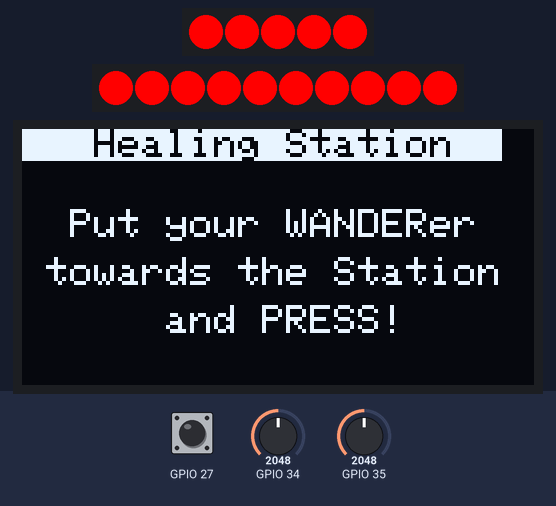
The sketch below on a simulated ESP32. Shown: 5 RGB LEDs in strip order, left to right, 10 RGB LEDs in strip order, left to right, 128×64 one-colour display. Inputs (shaded band) come from the test bench; at power-on: GPIO 27 LOW, GPIO 34 = 2048, GPIO 35 = 2048. WiFi joins after 1.5 s; servers stay silent unless stated; EEPROM starts erased; what the sketch prints to the serial monitor is not drawn.

Above: at 1.4 s.
1.5 s: GPIO 27 pulled HIGH for 0.15 s
Timing chart, 0 to 4.5 s (numbered marks = the images above; inputs shaded):
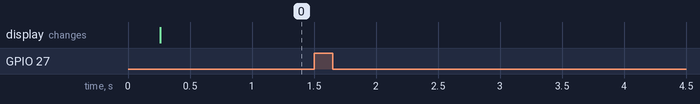

Measured:
- after the input at 1.5 s, every drawn part: stays the same

The sketch:

HealingStation.ino
```cpp
// upload this code whenever you want to start testing
// comment out the clearEEPROM() function when used on real game

#include <EEPROM.h>
#include "ENITIO_ir.h"
#include "ENITIO_enums.h"
#include "ENITIO_ESPNOW.h"
#include "ENITIO_NeoPixel.h"
#include "ENITIO_joystick.h"

#include <SPI.h>
#include <Wire.h>
#include <Adafruit_GFX.h>
#include <Adafruit_SSD1306.h>

#define SCREEN_WIDTH 128 // OLED display width, in pixels
#define SCREEN_HEIGHT 64 // OLED display height, in pixels

// Declaration for an SSD1306 display connected to I2C (SDA, SCL pins)
// The pins for I2C are defined by the Wire-library.
// On an arduino UNO:       A4(SDA), A5(SCL)
// On an arduino MEGA 2560: 20(SDA), 21(SCL)
// On an arduino LEONARDO:   2(SDA),  3(SCL), ...

// the font height for font size 1 is 8
#define OLED_RESET     -1 // Reset pin # (or -1 if sharing Arduino reset pin)
#define SCREEN_ADDRESS 0x3C ///< See datasheet for Address; 0x3D for 128x64, 0x3C for 128x32
Adafruit_SSD1306 display(SCREEN_WIDTH, SCREEN_HEIGHT, &Wire, OLED_RESET);

#define EEPROM_SIZE 10

#define ENABLE_add 0  // 0 means Treasure has not been initialized, 1 means already initialized

#define R_ON 255
#define G_ON 0
#define B_ON 0

int HEALING_STATION_INITIAL_HP;
int HEALING_STATION_ACTION_RECV_WAIT;
int HEALING_STATION_RECOVER_DURATION;

#define HEAL_MANA 14

class HealingStation
{
  private:
    int HP;
    unsigned long last_healing_request = 0;
    unsigned long timeleftToRecover = 0;

  public:

    int OG_, ID_, En_, action_;

    void init_treasure(){
      EEPROM.write(ENABLE_add, 1);
      EEPROM.commit();
      HP = HEALING_STATION_INITIAL_HP;
    };

    // void receiveAction() {
    //   int currStatus = EEPROM.read(ENABLE_add);
    //   unsigned long currTime = millis();
    //   if (currStatus == 1 && HealingStation_IR.available()) {
    //       ir_signal IRsignal_ = HealingStation_IR.read();

    //       if (currTime - last_healing_request >= HEALING_STATION_ACTION_RECV_WAIT){
    //           Serial.println("Initiate Healing Request");
    //           OG_ = IRsignal_.address.digit2;
    //           ID_ = IRsignal_.address.digit0 + (IRsignal_.address.digit1 << 4);

    //           En_ = IRsignal_.command.digit1;
    //           action_ = IRsignal_.command.digit0;

    //           Serial.printf("%d %d %d %d \n", action_, En_, ID_, OG_);

    //           if ((action_ == collect) || (action_ == heal_request)) {
    //               heal_player(OG_, ID_);
    //               HP--;
    //               Serial.print(HP); Serial.println(" Before Station Closes");
    //               if (HP == 0) {
    //                   Serial.println("Closing Healing Station");
    //                   HealingStation_NeoPixel.off_FRONT();
    //                   HealingStation_NeoPixel.off_TOP();
    //                   healing_station.display_no_hp();
    //                   EEPROM.write(ENABLE_add, 2);
    //                   EEPROM.commit();
    //               }
    //           }
    //           last_healing_request = currTime;
    //       }
    //   } else if (currStatus == 2) {
    //       timeleftToRecover = max(int(HEALING_STATION_RECOVER_DURATION - (currTime - last_healing_request)), 0);
    //       if (timeleftToRecover == 0) {
    //         Serial.println("Reopening Healing Station");
    //         HP = HEALING_STATION_INITIAL_HP;
    //         EEPROM.write(ENABLE_add, 1);
    //         EEPROM.commit();
    //         HealingStation_NeoPixel.displayRGB_FRONT(R_ON, B_ON, G_ON);
    //         HealingStation_NeoPixel.displayRGB_TOP(R_ON, B_ON, G_ON);
    //       }
    //   }
    // };

    void HealingLoop(){
      int currStatus = EEPROM.read(ENABLE_add);
      unsigned long currTime = millis();
      if (currStatus == 1){
        handleJoystick();
      }
      else if (currStatus == 2){
        timeleftToRecover = max(int(HEALING_STATION_RECOVER_DURATION - (currTime - last_healing_request)), 0);
        display_no_hp(timeleftToRecover);
        if (timeleftToRecover == 0) {
          Serial.println("Reopening Healing Station");
          HP = HEALING_STATION_INITIAL_HP;
          EEPROM.write(ENABLE_add, 1);
          EEPROM.commit();
          HealingStation_NeoPixel.displayRGB_FRONT(R_ON, B_ON, G_ON);
          HealingStation_NeoPixel.displayRGB_TOP(R_ON, B_ON, G_ON);
        }
      }
    }

    void handleJoystick(){
      joystick_pos joystick_pos = HealingStation_joystick.read_Joystick();
      if (HealingStation_joystick.get_state() == 0) {
        switch (joystick_pos){
            case button:
              heal_player();
              HealingStation_joystick.set_state();
              HP--;
              Serial.print(HP); Serial.println(" Before Station Closes");
              if (HP == 0) {
                  Serial.println("Closing Healing Station");
                  HealingStation_NeoPixel.off_FRONT();
                  HealingStation_NeoPixel.off_TOP();
                  EEPROM.write(ENABLE_add, 2);
                  EEPROM.commit();
                  last_healing_request = millis();
              }
              break;

            case idle:
              break;

            default:
              HealingStation_joystick.set_state();
              break;
          }
      }
    }

    void heal_player(){
      uint16_hex_digits address_digits, command_digits;

      address_digits.digit0 = 0;
      address_digits.digit2 = 0;

      command_digits.digit0 = heal;

      command_digits.digit1 = HEAL_MANA;

      ir_signal send_signal;

      send_signal.address = address_digits;
      send_signal.command = command_digits;

      HealingStation_IR.send(send_signal, 1);
    } ;

    void display_not_playing_yet(){
      display.clearDisplay();
      display.setTextSize(1); // Draw SIZE
      display.setTextColor(SSD1306_BLACK, SSD1306_WHITE); // Draw 'inverse' text
      display.setCursor(0, 0);
      display.println(F("   Healing Station  "));

      display.setCursor(0, 16);
      display.setTextColor(SSD1306_WHITE); // Draw white text
      display.println("Hold on!!");
      display.setCursor(0, 30);
      display.println("The game has not");
      display.println("started yet.");
      display.display();
    };

    void display_in_game(){
      int currStatus = EEPROM.read(ENABLE_add);
      if(currStatus == 1) {
        display.clearDisplay();\
        display.setTextSize(1); // Draw SIZE
        display.setTextColor(SSD1306_BLACK, SSD1306_WHITE); // Draw 'inverse' text
        display.setCursor(0, 0);
        display.println(F("   Healing Station  "));

        display.setCursor(0, 20);
        display.setTextSize(1);      // Normal 1:1 pixel scale
        display.setTextColor(SSD1306_WHITE); // Draw white text
        display.println("  Put your WANDERer  ");
        display.setCursor(0, 32);
        display.println(" towards the Station ");
        display.setCursor(0, 44);
        display.println("      and PRESS!     ");

        display.display();
      }
    };

    void display_no_hp(int this_timeleftToRecover){
      display.clearDisplay();
      display.setTextSize(1); // Draw SIZE
      display.setTextColor(SSD1306_BLACK, SSD1306_WHITE); // Draw 'inverse' text
      display.setCursor(0, 0);
      display.println(F("   Healing Station  "));

      display.setCursor(0, 24);
      display.setTextColor(SSD1306_WHITE); // Draw white text              |
      display.println("     Out of HP      ");

      display.setCursor(0, 40);
      display.print("Come back in: ");
      display.println(int(this_timeleftToRecover/1000.0)+1);
      display.display();
    };

};

HealingStation healing_station;
bool gameStarted = 0;

void clearEEPROM(){
  int i;
  for (i=0; i<EEPROM_SIZE; i++){
    EEPROM.write(i,0);
  }
}

int get_game_state(){

      // retrieve game state from server
      // 0 mean game did not start
      // 1 mean in game
      // once the game has started then we dunnid to check anymore
   /*
   if (!gameStarted) {
     gameStarted = dbc.hasGameStarted();
     Serial.print("Game Status: "); Serial.println(gameStarted);
     if(gameStarted) {
       HealingStation_NeoPixel.displayRGB_FRONT(R_ON, B_ON, G_ON);
       HealingStation_NeoPixel.displayRGB_TOP(R_ON, B_ON, G_ON);
       healing_station.init_treasure();
     }
     return gameStarted;
     }
     */

    HealingStation_NeoPixel.displayRGB_FRONT(R_ON, B_ON, G_ON);
    HealingStation_NeoPixel.displayRGB_TOP(R_ON, B_ON, G_ON);
    healing_station.init_treasure();
    return 1;
}

void setup() {
  HealingStation_NeoPixel.initialize();
  HealingStation_NeoPixel.off_FRONT();
  HealingStation_NeoPixel.off_TOP();
  Serial.begin(115200);
  HealingStation_IR.enable();
  EEPROM.begin(EEPROM_SIZE);
  clearEEPROM();

  if(!display.begin(SSD1306_SWITCHCAPVCC, SCREEN_ADDRESS)) {
        Serial.println(F("SSD1306 allocation failed"));
        for(;;); // Don't proceed, loop forever
      }

  HealingStation_EspNOW.enable();

  bool isWiFiConnected = dbc.connectToWiFi();
  while (!isWiFiConnected) {
    Serial.println("Reconnecting..");
    isWiFiConnected = dbc.connectToWiFi();
  }

  GAME_CONSTANTS game_consts = dbc.getGameConstants();
  HTTP_TIMEOUT = game_consts.HTTP_TIMEOUT;
  HEALING_STATION_INITIAL_HP = game_consts.HEALING_STATION_INITIAL_HP;
  HEALING_STATION_ACTION_RECV_WAIT = game_consts.HEALING_STATION_ACTION_RECV_WAIT;
  HEALING_STATION_RECOVER_DURATION = game_consts.HEALING_STATION_RECOVER_DURATION;

}

void loop() {
  // First check if ESP is connected to WiFi
  if (WiFi.status() != WL_CONNECTED) {
    bool isWiFiConnected = dbc.connectToWiFi();
    if (!isWiFiConnected) {
        // timeout
        ESP.restart();
    }
  }
  switch (get_game_state()){
    case 0:
      healing_station.display_not_playing_yet();
      delay(10000);
      break;
    case 1:
      healing_station.HealingLoop();
      healing_station.display_in_game();
      break;
  }
}
```

ENITIO_EspNOW.h
```cpp
#include "ENITIO_wifi.h"

typedef struct feedback_message {
  int msg_type = 1;
  int attackee_type; // 1 for player, 2 for Lvl 1 Treasure, 3 for Lvl 2 Treasure, 4 for bomb, 5 for healing station
  int attacker_OG;
  int attacker_ID;
  int attackee_OG; // or Treasure ID
  int is_attackee_killed;
} feedback_message;

int EspNOW_received = 0;
feedback_message EspNOW_recvData;

class EspNOW {
  private:
    feedback_message feedbackData;
    esp_now_peer_info_t peerInfo;
    uint8_t broadcastAddress[6];

  public:
    int is_waiting_for_feedback = 0;

    void enable() {
      // WiFi.mode(WIFI_STA);
      WiFi.mode(WIFI_AP_STA);
      if (esp_now_init() != ESP_OK) {
        Serial.println("Error initializing ESP-NOW");
        return;
      }
      Serial.println("OK");
      esp_now_register_send_cb(OnDataSent);
      // esp_now_register_recv_cb(OnDataRecv);
    }

    void getDeviceMACAddress(int attacker_OG, int attacker_ID){
//      int playerIdentifier = attacker_OG*pow(16,2) + attacker_ID;
//      MAC_ADDRESS target_addr = dbc.getDeviceMACAddress(playerIdentifier);
      broadcastAddress[0] = 4;
      broadcastAddress[1] = 8;
      broadcastAddress[2] = 1;
      broadcastAddress[3] = attacker_OG;
      broadcastAddress[4] = attacker_ID;
      broadcastAddress[5] = 1;
    }

   void send_data(int attackee_type, int attacker_OG, int attacker_ID, int attackee_OG, int is_attackee_killed){
      // Register peer
      feedbackData.attackee_type = attackee_type;
      feedbackData.attacker_OG = attacker_OG;
      feedbackData.attacker_ID = attacker_ID;
      feedbackData.attackee_OG = attackee_OG;
      feedbackData.is_attackee_killed = is_attackee_killed;

      getDeviceMACAddress(attacker_OG, attacker_ID);

      memcpy(peerInfo.peer_addr, broadcastAddress, 6);
      peerInfo.channel = 0;
      peerInfo.encrypt = false;

      // Add peer
      if (esp_now_add_peer(&peerInfo) != ESP_OK){
        Serial.println("Failed to add peer");
        return;
      }

      // Send message via ESP-NOW
      esp_err_t result = esp_now_send(broadcastAddress, (uint8_t *) &feedbackData, sizeof(feedbackData));

      if (result == ESP_OK) {
        Serial.println("Sent with success");
      }
      else {
        Serial.println("Error sending the data");
      }

      esp_now_del_peer(broadcastAddress);
    }

    void disable(){
      esp_now_deinit();
    }

    static void OnDataRecv(const uint8_t * mac, const uint8_t *incomingData, int len) {
      memcpy(&EspNOW_recvData, incomingData, sizeof(EspNOW_recvData));
      EspNOW_received = 1;
    }

    static void OnDataSent(const uint8_t *mac_addr, esp_now_send_status_t status) {
      Serial.print("\r\nLast Packet Send Status:\t");
      Serial.println(status == ESP_NOW_SEND_SUCCESS ? "Delivery Success" : "Delivery Fail");
    }

    feedback_message get_feedback_received(){
      return EspNOW_recvData;
    }
};

EspNOW HealingStation_EspNOW;
```

ENITIO_NeoPixel.h
```cpp
#include <Adafruit_NeoPixel.h>
#ifdef __AVR__
    #include <avr/power.h> // Required for 16 MHz Adafruit Trinket
#endif


#define FRONT_PIN 15
#define TOP_PIN 2
#define FRONT_NUMPIXELS 10
#define TOP_NUMPIXELS 5

Adafruit_NeoPixel pixelsFRONT(FRONT_NUMPIXELS, FRONT_PIN, NEO_GRB + NEO_KHZ800);
Adafruit_NeoPixel pixelsTOP(TOP_NUMPIXELS, TOP_PIN, NEO_GRB + NEO_KHZ800);

class NeoPixel {
  public:
    void initialize(){
        // These lines are specifically to support the Adafruit Trinket 5V 16 MHz.
        // Any other board, you can remove this part (but no harm leaving it):
        #if defined(__AVR_ATtiny85__) && (F_CPU == 16000000)
        clock_prescale_set(clock_div_1);
        #endif
        // END of Trinket-specific code.

        pixelsTOP.begin(); // INITIALIZE NeoPixel strip object (REQUIRED)
        pixelsFRONT.begin();

        off_FRONT();
        off_TOP();
    }

    void displayRGB_TOP(int R, int G, int B){
        pixelsFRONT.clear();
        for(int i=0; i<TOP_NUMPIXELS; i++) { // For each pixel...
            pixelsTOP.setPixelColor(i, pixelsTOP.Color(R, G, B));
        }
        pixelsTOP.show();   // Send the updated pixel colors to the hardware.
    }

    void off_TOP(){
        pixelsTOP.clear();
        pixelsTOP.show();
    }

    void displayRGB_FRONT(int R, int G, int B){
        pixelsFRONT.clear();
        for(int i=0; i<FRONT_NUMPIXELS; i++) { // For each pixel...
            pixelsFRONT.setPixelColor(i, pixelsFRONT.Color(R, G, B));
        }
        pixelsFRONT.show();   // Send the updated pixel colors to the hardware.
    }

    void off_FRONT(){
        pixelsFRONT.clear();
        pixelsFRONT.show();
    }
};

NeoPixel HealingStation_NeoPixel;
```

ENITIO_enums.h
```cpp
/*  enums_ENITIO.h

    This header file contains enumeration of all IR codes used in ENITIO, and provide
    functions to simplify IR usage in Navitas and games.
*/

#ifndef ENITIO_enums_h
#define ENITIO_enums_h

typedef enum {
    ALATAR = 0,
    DRACHEN = 1,
    EVA = 2,
    INVICTA = 3,
} OG_id ;

typedef enum {
    do_nothing = 0,
    attack = 1,
    collect = 2,
    heal = 3,
    heal_request = 4
} action_id ;

typedef enum {
    idle = 0,
    button = 1,
    right = 2,
    up = 3,
    left = 4,
    down = 5,
} joystick_pos ;

#endif
```

ENITIO_ir.h
```cpp
#include <Arduino.h>
#include <IRremote.h>

#define IR_RECEIVE_PIN     32
#define IR_SEND_PIN        33

#define IR_out_freq  38 // kHz
#define DELAY_AFTER_SEND 20
//#define DELAY_AFTER_RECEIVE 60

struct uint16_hex_digits
{
    unsigned int digit0 = 0;
    unsigned int digit1 = 0;
    unsigned int digit2 = 0;
    unsigned int digit3 = 0;
};

struct ir_signal
{
    uint16_hex_digits address;
    uint16_hex_digits command;
};

class IR{
    public:
        IR(){}

        void enable(void)
        {
            IrReceiver.begin(IR_RECEIVE_PIN);
            IrSender.begin(IR_SEND_PIN);;  // Enable the sensor.
            IrSender.enableIROut(IR_out_freq);
            IrReceiver.start();
        }


        void send(ir_signal signal, uint8_t sRepeats)
        {
            uint16_t sAddress = encode_uint16(signal.address);
            uint16_t sCommand = encode_uint16(signal.command);
            IrSender.sendNEC(sAddress, sCommand, sRepeats);
            delay(DELAY_AFTER_SEND);
            IrReceiver.restartAfterSend();
        }


        int available(void)
        {
            return IrReceiver.decode();
        }


        ir_signal read(void)
        {
            uint16_hex_digits address = decode_uint16(IrReceiver.decodedIRData.address);
            uint16_hex_digits command = decode_uint16(IrReceiver.decodedIRData.command);

            ir_signal received_signal_decoded;
            received_signal_decoded.address = address;
            received_signal_decoded.command = command;
            IrReceiver.resume();

            return received_signal_decoded;
        }

        uint16_hex_digits decode_uint16(uint16_t number) {
            uint16_hex_digits decoded_digits;
            decoded_digits.digit0 = number & 0x000F;
            decoded_digits.digit1 = (number >> 4) & 0x000F;
            decoded_digits.digit2 = (number >> 8) & 0x000F;
            decoded_digits.digit3 = (number >> 12) & 0x000F;
            return decoded_digits;
        }

        uint16_t encode_uint16(uint16_hex_digits digits){
            return digits.digit0 + (digits.digit1 << 4) + (digits.digit2 << 8) + (digits.digit3 << 12);
        }
};

IR HealingStation_IR;
```

Source omitted: ENITIO_joystick.h (1674 bytes), ENITIO_wifi.h (4918 bytes)
